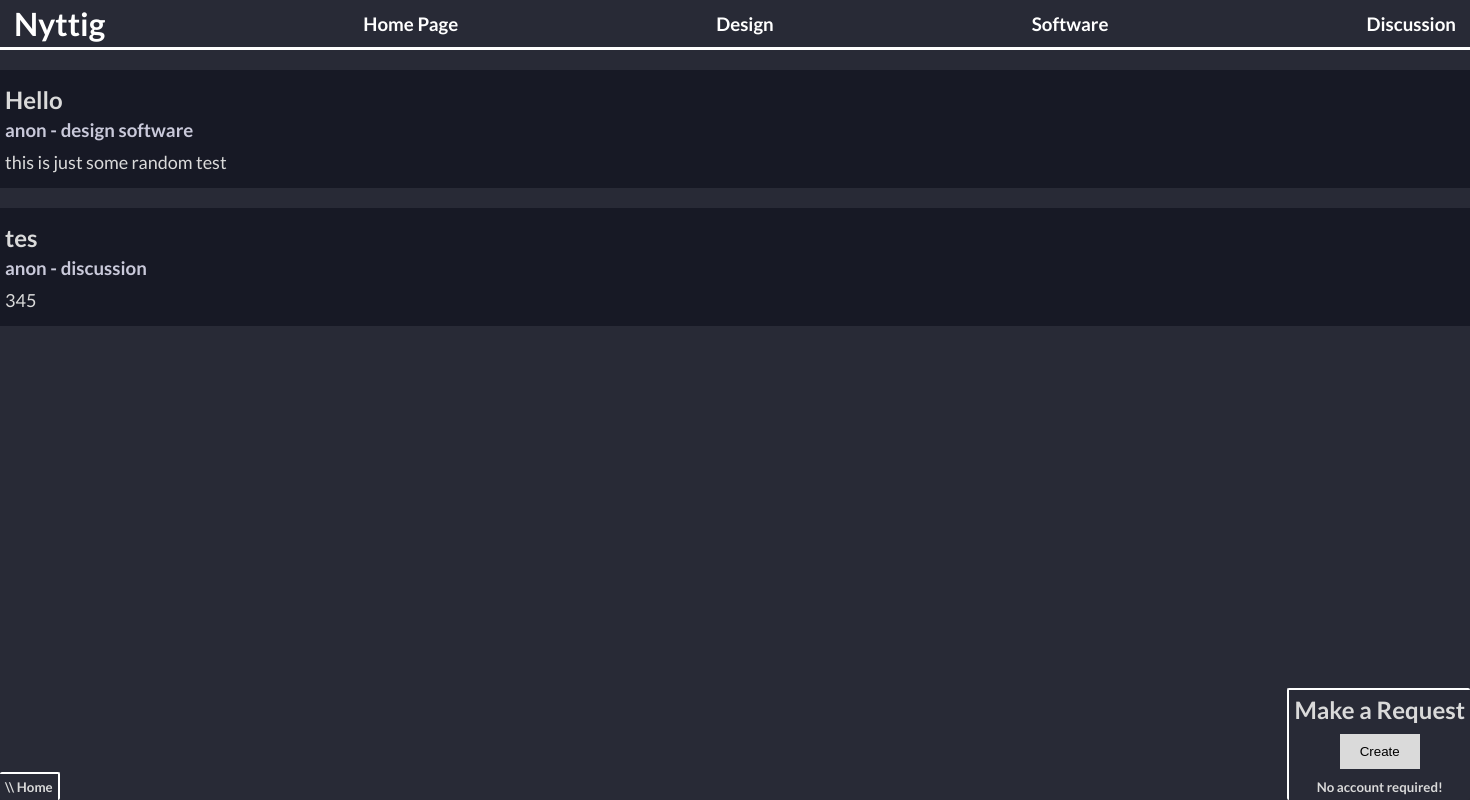
Page /home/ on the earlier database version.
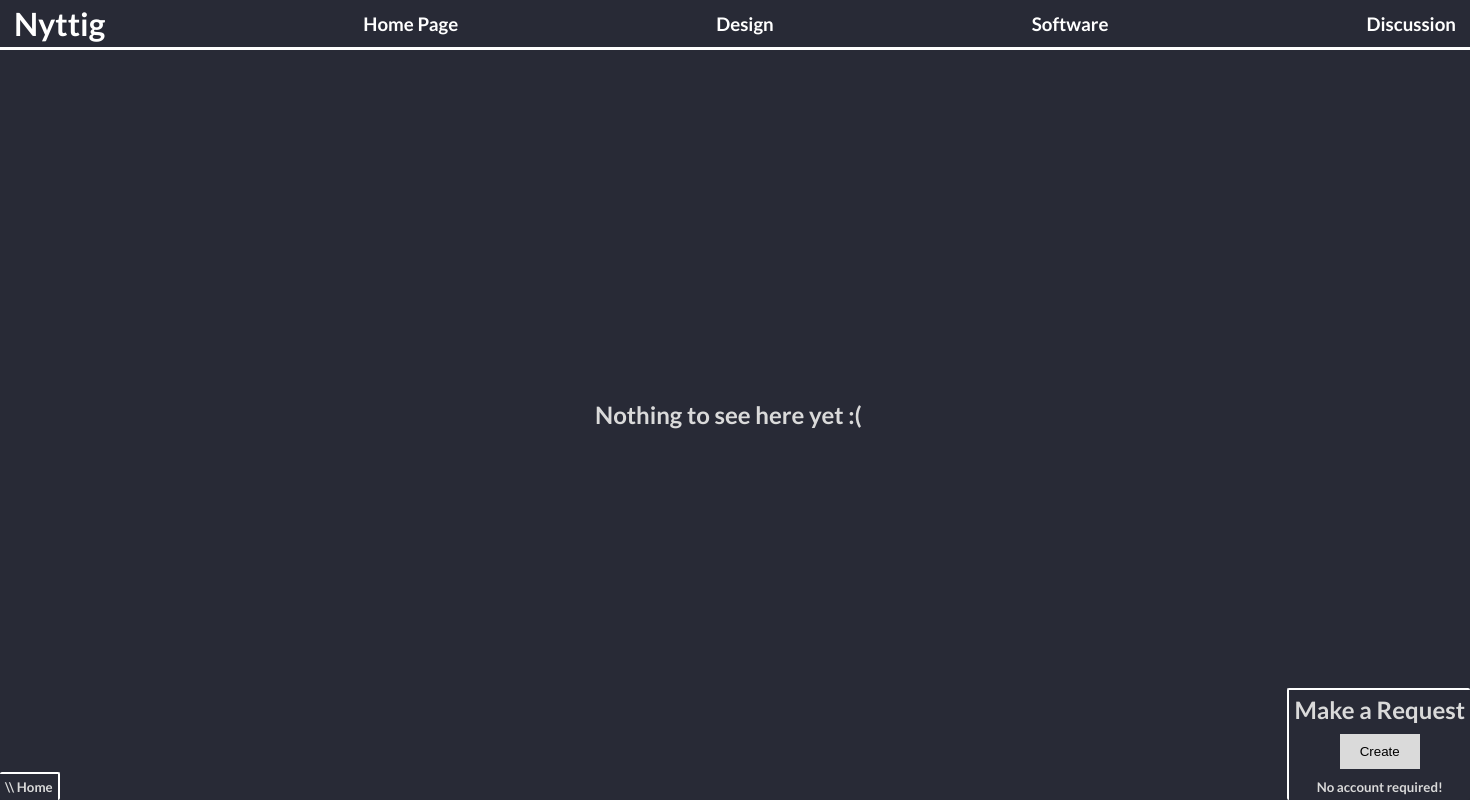
Same page on the later database version.
### Main.py (models this page shows, shortened)
class REQUESTS2(db.Model):
	__tablename__ = 'Requests'
	_id = db.Column('id', db.Integer, primary_key=True) # id of post (will be used to find posts)
	title = db.Column('title', db.String(255)) # title of post # max 255 chars #
	description = db.Column('desc', db.String(2000)) # description of post # max 2000 chars #
	user = db.Column('user', db.String(255)) # username is 100 chars so there #
	img = db.Column('path', db.String(255)) # path shouldnt really be that long... #
	tag = db.Column('tag', db.String(255))

### Main.py (the view)
@app.route('/', methods=['POST', 'GET'])
@app.route('/home/', methods=['POST', 'GET'])
def home():
	if request.method == 'POST':
		return redirect(url_for('create'))
	return render_template('home.html', reqs=REQUESTS2.query.all(), pagetitle='Home Page', pagepath='Home')

### templates/home.html (shortened to what this page needs)
{% extends "common.html" %}
{% block content %}
{% if reqs %}
{% for r in reqs %}
<a class="request" href="{{ r._id }}" style="text-decoration: none; color: #DADADA;">
	<div>
		<h2 class="request-title">{{ r.title }}</h2>
		<h3 class="request-author">{{ r.user }} - {{ r.tag }}</h3>
		<p class="request-desc">{{ r.description }}</p>
	</div>
</a>
{% endfor %}
{% else %}
<h2 class="nothing">Nothing to see here yet :(</h2>
{% endif %}
{% endblock %}

### templates/common.html (shortened to what this page needs)
<!DOCTYPE html>
<html lang="en">
<head>
	<link rel="stylesheet" type="text/css" href="{{ url_for('static', filename='/styles/common.css') }}" />
	<link rel="stylesheet" type="text/css" href="{{ url_for('static', filename='/styles/home.css') }}" />
</head>
<body>
	<header>
	<h1 class="header-title-main">Nyttig</h1>
	<a class="header-links" href='/home'><h3 class="header-title-home">Home Page</h3></a>
	<a class="header-links" href='/design'><h3 class="header-title-design">Design</h3></a>
	<a class="header-links" href='/software'><h3 class="header-title-software">Software</h3></a>
	<a class="header-links" href='/discussion'><h3 class="header-title-random">Discussion</h3></a>
	</header>
	<div class="path-cont">
	        <h5 class="path-text">\\ {{ pagepath }}</h5>
	</div>
	{% block content %}
	{% endblock %}
	<form class="create-field" method="POST">
	        <h2 class="create-field-title">Make a Request</h2>
		<input class="createbtn" type="submit" value="Create"  name="createreq" />
		<h5 class="create-field-splash">No account required!</h5>
	</form>
</body>
</html>

### static/styles/common.css (style rules this page uses)
* { padding: 0; margin: 0; }
html { font-family: 'Lato', sans-serif; overflow-x: hidden; color: #DADADA; }
body { background-color: #282a36; }
header { display: flex; justify-content: space-between; align-items: center; padding: 4px; padding-left: 14px; padding-right: 14px; border-bottom: 3px solid #FFF; }
.header-title-main { color: #FFF; }
.header-links { cursor: pointer; text-decoration: none; color: #FFF }
.nothing { width: 1000px; height: 10px; position: absolute; top: 50%; left: 50%; margin-left: -140px; }

### static/styles/home.css (style rules this page uses)
.path-cont { position: fixed; background-color: #282a36; bottom: 0; left: 0; align-items: center; text-align: center; border-right: 2px solid #FFF; border-top: 2px solid #FFF; border-radius: 2px; }
.path-text { text-align: center; margin: 5px; }
.create-field { position: fixed; background-color: #282a36; bottom: 0; right: 0; align-items: center; text-align: center; border-left: 2px solid #FFF; border-top: 2px solid #FFF; border-radius: 2px; }
.create-field-title { padding: 5px }
.createbtn { margin: 5px; padding: 10px 20px; border: none; color: #000; display: inline-block; cursor: pointer; background-color: #DADADA; }
.create-field-splash { margin: 5px; }

Differences in the rows shown:
removed REQUESTS2: title "Hello", user "anon", tag "design software", description "this is just some random test"
removed REQUESTS2: title "tes", user "anon", tag "discussion", description "345"
Other differences:
text now shown: "Nothing to see here yet :("
